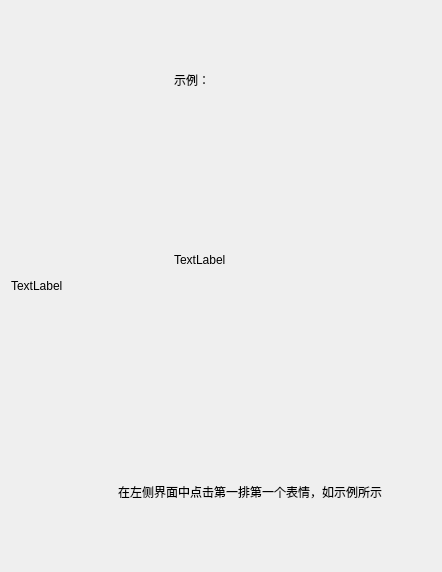
      <widget class="QWidget" name="page_detail1">
       <layout class="QGridLayout" name="gridLayout_10">
        <item row="0" column="3">
         <spacer name="horizontalSpacer_18">
          <property name="orientation">
           <enum>Qt::Horizontal</enum>
          </property>
          <property name="sizeHint" stdset="0">
           <size>
            <width>40</width>
            <height>20</height>
           </size>
          </property>
         </spacer>
        </item>
        <item row="0" column="2">
         <widget class="QWidget" name="widget_10" native="true">
          <layout class="QGridLayout" name="gridLayout_11">
           <item row="2" column="1">
            <widget class="QLabel" name="label_show5">
             <property name="minimumSize">
              <size>
               <width>152</width>
               <height>330</height>
              </size>
             </property>
             <property name="maximumSize">
              <size>
               <width>152</width>
               <height>330</height>
              </size>
             </property>
             <property name="text">
              <string>TextLabel</string>
             </property>
            </widget>
           </item>
           <item row="3" column="1">
            <spacer name="verticalSpacer_15">
             <property name="orientation">
              <enum>Qt::Vertical</enum>
             </property>
             <property name="sizeHint" stdset="0">
              <size>
               <width>20</width>
               <height>40</height>
              </size>
             </property>
            </spacer>
           </item>
           <item row="1" column="1">
            <widget class="QLabel" name="label_21">
             <property name="text">
              <string>示例：</string>
             </property>
            </widget>
           </item>
           <item row="0" column="1">
            <spacer name="verticalSpacer_13">
             <property name="orientation">
              <enum>Qt::Vertical</enum>
             </property>
             <property name="sizeHint" stdset="0">
              <size>
               <width>20</width>
               <height>40</height>
              </size>
             </property>
            </spacer>
           </item>
           <item row="5" column="1">
            <spacer name="verticalSpacer_14">
             <property name="orientation">
              <enum>Qt::Vertical</enum>
             </property>
             <property name="sizeHint" stdset="0">
              <size>
               <width>20</width>
               <height>40</height>
              </size>
             </property>
            </spacer>
           </item>
           <item row="2" column="0">
            <spacer name="horizontalSpacer_9">
             <property name="orientation">
              <enum>Qt::Horizontal</enum>
             </property>
             <property name="sizeHint" stdset="0">
              <size>
               <width>40</width>
               <height>20</height>
              </size>
             </property>
            </spacer>
           </item>
           <item row="4" column="0" colspan="3">
            <widget class="QLabel" name="label_13">
             <property name="text">
              <string>在左侧界面中点击第一排第一个表情，如示例所示</string>
             </property>
            </widget>
           </item>
           <item row="2" column="2">
            <spacer name="horizontalSpacer_27">
             <property name="orientation">
              <enum>Qt::Horizontal</enum>
             </property>
             <property name="sizeHint" stdset="0">
              <size>
               <width>40</width>
               <height>20</height>
              </size>
             </property>
            </spacer>
           </item>
          </layout>
         </widget>
        </item>
        <item row="0" column="0">
         <widget class="MyLabel" name="label_4">
          <property name="minimumSize">
           <size>
            <width>0</width>
            <height>550</height>
           </size>
          </property>
          <property name="maximumSize">
           <size>
            <width>16777215</width>
            <height>550</height>
           </size>
          </property>
          <property name="text">
           <string>TextLabel</string>
          </property>
         </widget>
        </item>
        <item row="0" column="1">
         <spacer name="horizontalSpacer_28">
          <property name="orientation">
           <enum>Qt::Horizontal</enum>
          </property>
          <property name="sizeHint" stdset="0">
           <size>
            <width>40</width>
            <height>20</height>
           </size>
          </property>
         </spacer>
        </item>
       </layout>
      </widget>
